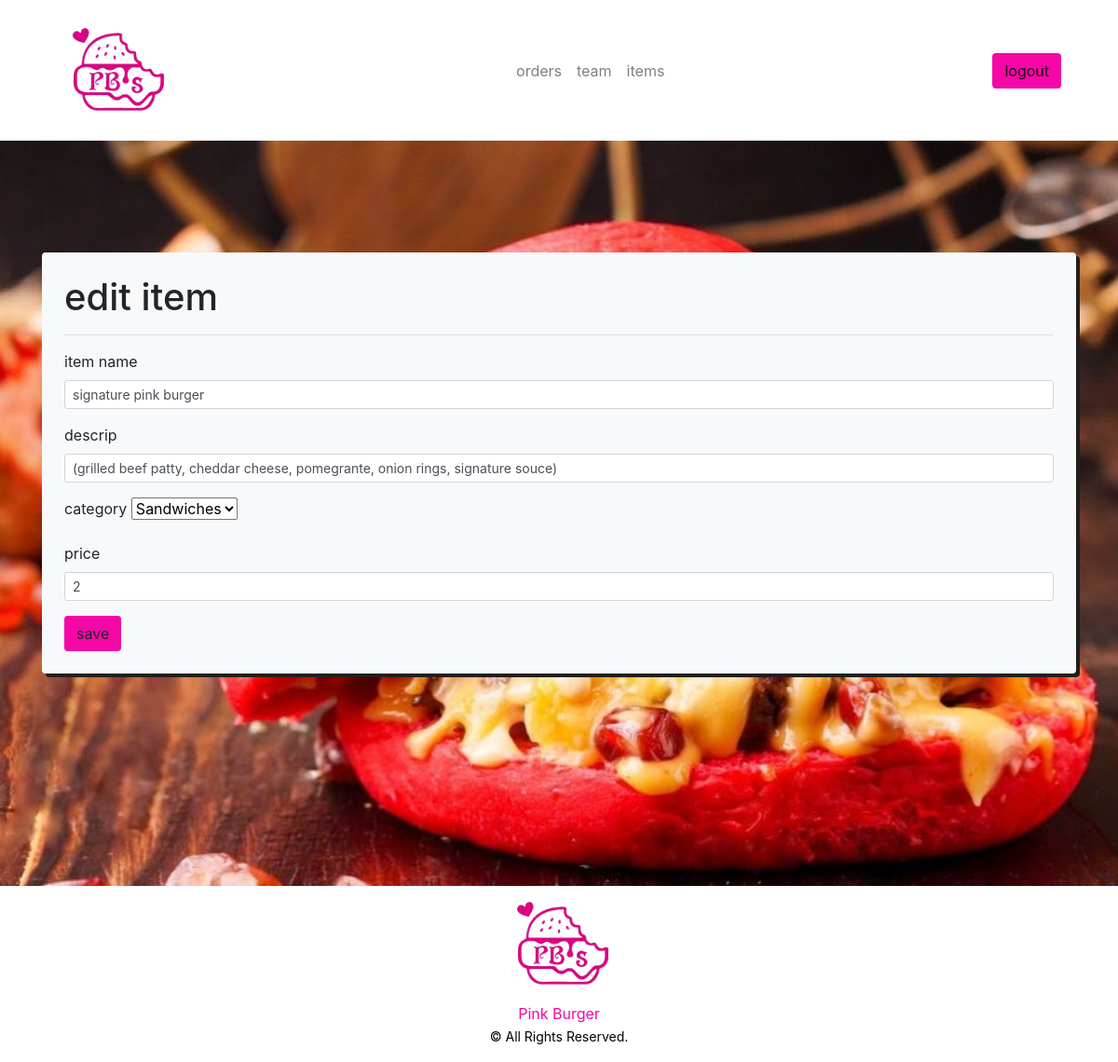
The page /admin/edit_item.php?id=1 (signed in) on the database its author committed.
### tables this page shows
CREATE TABLE `food_menu` (
  `id` int(11) NOT NULL,
  `food_name` varchar(60) NOT NULL,
  `descrip` varchar(255) NOT NULL,
  `category` int(11) NOT NULL,
  `price` float NOT NULL
);

CREATE TABLE `category` (
  `id` int(11) NOT NULL,
  `categ_name` varchar(100) NOT NULL
);

### admin/edit_item.php (the view, shortened to what this page needs)
<?php include 'header.php';
include_once '../conn_db.php';
if ($_SESSION['state'] != 'admin') {
    header('location:dashboard.php');
}else{
    if($_SERVER['REQUEST_METHOD']==='GET'){
        $id = $_GET['id'];
        $stmt = $db->prepare("SELECT * FROM food_menu WHERE id = '$id'");
        $stmt->execute();
        $item = $stmt->fetch();
        $stmtt = $db->prepare('SELECT * FROM category');
        $stmtt->execute();
        $categs = $stmtt->fetchAll();
        ?>
    <main>
        <div class="container">
            <div class="bg-light rounded p-4 food_menu">
                <h1>edit item</h1>
                <hr>
                <form action="" method="post">
                    <div class="form-group">
                        <label for="food_name">item name</label>
                        <input type="text" class="form-control form-control-sm in" value="<?php echo $item['food_name']?>" required id="food_name" name="food_name">
                    </div>
                    <div class="form-group">
                        <label for="descrip">descrip</label>
                        <input type="text" class="form-control form-control-sm in" value="<?php echo $item['descrip']?>" id="descrip" name="descrip">
                    </div>
                    <div class="form-group">
                        <label for="category">category</label>
                        <select class="form-select" name="categ">
                            <?php foreach ($categs as $categ){ ?>
                            <option <?php if($categ['id'] == $item['category']){ echo 'selected'; }?> value="<?php echo $categ['id']; ?>"><?php echo $categ['categ_name']; ?></option>
                            <?php } ?>
                        </select>
                    </div>
                    <div class="form-group">
                        <label for="price">price</label>
                        <input type="text" class="form-control form-control-sm in" value="<?php echo $item['price']?>" required id="price" name="price">
                    </div>
                    <button type="submit" name="submit" class="btn save" style="background-color: #f507a7">save</button>
                </form>
            </div>
        </div>
    </main>
        <?php
            }
        }
        ?>
<?php include 'footer.php';?>

### inc/css/style.css (style rules this page uses)
main { background-image: url("../../assests/img/bg.jpg"); background-repeat: no-repeat; background-size: cover; background-attachment: fixed; min-height: 100vh; padding-top: 10%; padding-bottom: 5%; }
.food_menu { box-shadow: 4px 4px #221e1e; }

### rows shown on the page
food_menu: food_name "signature pink burger", descrip "(grilled beef patty, cheddar cheese, pomegrante, onion rings, signature souce)", categ "Sandwiches", price "2"
